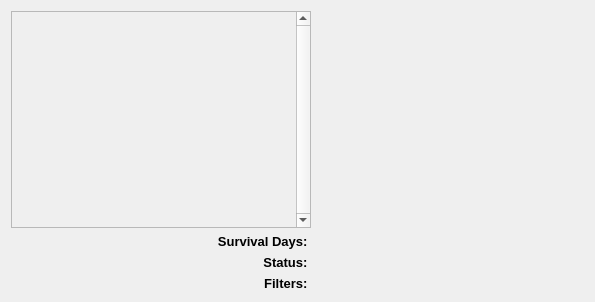
<?xml version="1.0" encoding="UTF-8"?>
<ui version="4.0">
 <class>kaplanmeierTab</class>
 <widget class="QWidget" name="kaplanmeierTab">
  <property name="geometry">
   <rect>
    <x>0</x>
    <y>0</y>
    <width>595</width>
    <height>302</height>
   </rect>
  </property>
  <property name="maximumSize">
   <size>
    <width>16777215</width>
    <height>16777215</height>
   </size>
  </property>
  <property name="windowTitle">
   <string>Form</string>
  </property>
  <layout class="QHBoxLayout" name="horizontalLayout">
   <item>
    <layout class="QGridLayout" name="gridLayout" rowstretch="0,0,0,0">
     <property name="sizeConstraint">
      <enum>QLayout::SetNoConstraint</enum>
     </property>
     <property name="verticalSpacing">
      <number>6</number>
     </property>
     <item row="0" column="0">
      <widget class="QScrollArea" name="scrollArea">
       <property name="enabled">
        <bool>true</bool>
       </property>
       <property name="maximumSize">
        <size>
         <width>300</width>
         <height>16777215</height>
        </size>
       </property>
       <property name="autoFillBackground">
        <bool>false</bool>
       </property>
       <property name="styleSheet">
        <string notr="true"/>
       </property>
       <property name="verticalScrollBarPolicy">
        <enum>Qt::ScrollBarAlwaysOn</enum>
       </property>
       <property name="horizontalScrollBarPolicy">
        <enum>Qt::ScrollBarAsNeeded</enum>
       </property>
       <property name="sizeAdjustPolicy">
        <enum>QAbstractScrollArea::AdjustToContents</enum>
       </property>
       <property name="widgetResizable">
        <bool>true</bool>
       </property>
       <widget class="QWidget" name="scroll_widget">
        <property name="geometry">
         <rect>
          <x>0</x>
          <y>0</y>
          <width>285</width>
          <height>214</height>
         </rect>
        </property>
       </widget>
      </widget>
     </item>
     <item row="2" column="0">
      <widget class="QLabel" name="labelStatus">
       <property name="font">
        <font>
         <pointsize>10</pointsize>
         <weight>75</weight>
         <bold>true</bold>
        </font>
       </property>
       <property name="text">
        <string>Status: </string>
       </property>
       <property name="alignment">
        <set>Qt::AlignRight|Qt::AlignTrailing|Qt::AlignVCenter</set>
       </property>
      </widget>
     </item>
     <item row="3" column="0">
      <widget class="QLabel" name="labelFilters">
       <property name="font">
        <font>
         <pointsize>10</pointsize>
         <weight>75</weight>
         <bold>true</bold>
        </font>
       </property>
       <property name="text">
        <string>Filters: </string>
       </property>
       <property name="alignment">
        <set>Qt::AlignRight|Qt::AlignTrailing|Qt::AlignVCenter</set>
       </property>
      </widget>
     </item>
     <item row="1" column="0">
      <widget class="QLabel" name="labelDays">
       <property name="font">
        <font>
         <pointsize>10</pointsize>
         <weight>75</weight>
         <italic>false</italic>
         <bold>true</bold>
         <strikeout>false</strikeout>
         <kerning>true</kerning>
        </font>
       </property>
       <property name="text">
        <string>Survival Days: </string>
       </property>
       <property name="textFormat">
        <enum>Qt::RichText</enum>
       </property>
       <property name="alignment">
        <set>Qt::AlignRight|Qt::AlignTrailing|Qt::AlignVCenter</set>
       </property>
      </widget>
     </item>
     <item row="0" column="1">
      <widget class="PlotWidget" name="plotWidget" native="true">
       <property name="autoFillBackground">
        <bool>false</bool>
       </property>
       <property name="styleSheet">
        <string notr="true"/>
       </property>
      </widget>
     </item>
     <item row="2" column="1">
      <layout class="QHBoxLayout" name="status_layout">
       <property name="sizeConstraint">
        <enum>QLayout::SetNoConstraint</enum>
       </property>
       <item>
        <widget class="QWidget" name="status_widget" native="true">
         <property name="enabled">
          <bool>false</bool>
         </property>
         <property name="autoFillBackground">
          <bool>false</bool>
         </property>
         <property name="styleSheet">
          <string notr="true"/>
         </property>
        </widget>
       </item>
      </layout>
     </item>
     <item row="3" column="1">
      <layout class="QHBoxLayout" name="filters_layout">
       <property name="sizeConstraint">
        <enum>QLayout::SetNoConstraint</enum>
       </property>
       <item>
        <widget class="QWidget" name="filters_widget" native="true">
         <property name="enabled">
          <bool>false</bool>
         </property>
         <property name="autoFillBackground">
          <bool>false</bool>
         </property>
         <property name="styleSheet">
          <string notr="true"/>
         </property>
        </widget>
       </item>
      </layout>
     </item>
     <item row="1" column="1">
      <layout class="QHBoxLayout" name="survival_layout">
       <property name="sizeConstraint">
        <enum>QLayout::SetNoConstraint</enum>
       </property>
       <item>
        <widget class="QWidget" name="survival_widget" native="true">
         <property name="enabled">
          <bool>false</bool>
         </property>
         <property name="autoFillBackground">
          <bool>false</bool>
         </property>
         <property name="styleSheet">
          <string notr="true"/>
         </property>
        </widget>
       </item>
      </layout>
     </item>
    </layout>
   </item>
  </layout>
 </widget>
 <customwidgets>
  <customwidget>
   <class>PlotWidget</class>
   <extends>QWidget</extends>
   <header location="global">pyqtgraph</header>
   <container>1</container>
  </customwidget>
 </customwidgets>
 <resources/>
 <connections/>
</ui>
